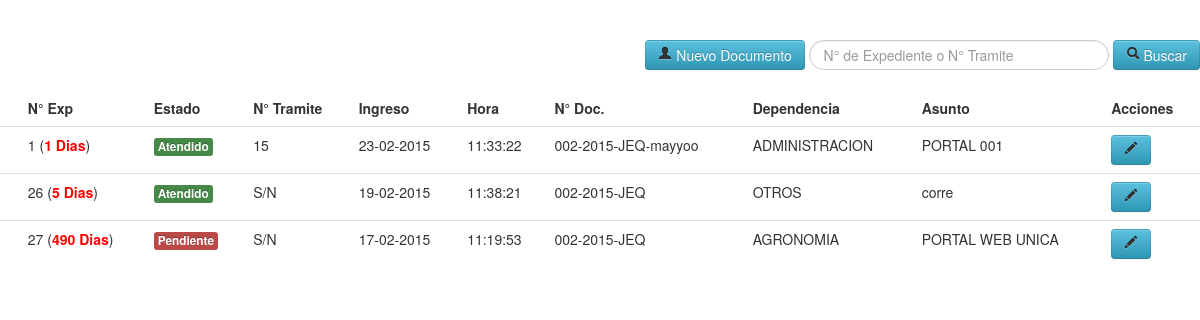
Screenshot of /admin/l_doc.php (signed in) with the database file from the repository.
### tables this page shows
CREATE TABLE IF NOT EXISTS `flujo` (
  `id` int(10) NOT NULL AUTO_INCREMENT,
  `idexpediente` varchar(10) NOT NULL,
  `tramite` varchar(20) NOT NULL,
  `fecha` varchar(10) NOT NULL,
  `hora` varchar(10) NOT NULL,
  `fechaf` varchar(10) NOT NULL,
  `horaf` varchar(10) NOT NULL,
  `tipodoc` varchar(10) NOT NULL,
  `ndoc` varchar(100) NOT NULL,
  `folios` varchar(10) NOT NULL,
  `procedencia` varchar(10) NOT NULL,
  `dependencia` varchar(10) NOT NULL,
  `asunto` varchar(100) NOT NULL,
  `descripcion` varchar(900) NOT NULL,
  `area` int(10) NOT NULL,
  `codep` varchar(10) NOT NULL,
  `estado` varchar(10) NOT NULL,
  PRIMARY KEY (`id`)
);

CREATE TABLE IF NOT EXISTS `dependencia` (
  `id` int(10) NOT NULL AUTO_INCREMENT,
  `codigo` varchar(10) NOT NULL,
  `nombre` varchar(500) NOT NULL,
  `coddepa` int(10) NOT NULL,
  PRIMARY KEY (`id`),
  KEY `id` (`id`)
);

### admin/l_doc.php (the view, shortened to what this page needs)
<?php
		$sarea=$_SESSION['area'];
		$sdep=$_SESSION['dependencia'];
?>
<!DOCTYPE html>
<html lang="en">
<head>
    <link href="../admin/css/bootstrap.css" rel="stylesheet">
    <link href="../admin/css/bootstrap-responsive.css" rel="stylesheet">
    <link href="../admin/css/docs.css" rel="stylesheet">
    <link href="../admin/js/google-code-prettify/prettify.css" rel="stylesheet">
</head>
<body data-spy="scroll" data-target=".bs-docs-sidebar">
<div align="right">
<form name="form1" method="post" action="">
	<a href="c_doc.php" class="btn btn-info"><i class="icon-user"></i> Nuevo Documento</a>
	<input type="text" name="bus" class="input-xlarge search-query" placeholder="N° de Expediente o N° Tramite">
	<button type="submit" class="btn btn-info"><i class="icon-search"></i> Buscar</button>
</form>
</div>
<table class="table table-hover" border="0">
  <thead>
  <tr>
    <td><strong></strong></td>
    <td><strong>N° Exp</strong></td>
    <td><strong>Estado</strong></td>
    <td><strong>N° Tramite</strong></td>
    <td><strong>Ingreso</strong></td>
    <td><strong>Hora</strong></td>
    <td><strong>N° Doc.</strong></td>
<td><strong>Dependencia</strong></td>
<td><strong>Asunto</strong></td>
<td><strong>Acciones</strong></td>
  </tr>
  </thead>
  <tbody>
  <?php
  	if(empty($_POST['bus'])){
		$can=mysql_query("SELECT * FROM flujo where area='$sarea' and codep='$sdep' ");
	}else{
		$buscar=$_POST['bus'];
		$can=mysql_query("SELECT * FROM flujo where area='$sarea' and codep='$sdep' and idexpediente='$buscar' or tramite='$buscar'");
	}
	while($dato=mysql_fetch_array($can)){
		if($dato['estado']=="n"){
			$estado='<span class="label label-success ">Atendido</span>';
		}else{
			$estado='<span class="label label-important">Pendiente</span>';
		}
  ?>
  <tr>
    <td></td>
    <td><?php
	$fecha_i=$dato['fecha'];
	$fechaf=$dato['fechaf'];
	$fecha_f=date("d-m-Y");
	$diast=dias_transcurridos($fecha_i,$fecha_f);
	if(!empty($fechaf))
	{
	if($diast<=1)
	{
	}
	else
	{
	if($diast<=5)
	{
		echo $dato['idexpediente']." "."("."<font color='#FF6600'>"."<strong>".dias_transcurridos($fecha_i,$fechaf) ." "."Dias"."</font>"."</strong>".")"
	;
		}
		else
		{
			echo $dato['idexpediente']." "."("."<font color='#FF0000'>"."<strong>".dias_transcurridos($fecha_i,$fechaf) ." "."Dias"."</font>"."</strong>".")"
	;
			}
	}
	}
	else
	{
		if($diast<=1)
	{
	echo $dato['idexpediente']." "."("."<font color='#0000FF'>"."<strong>".dias_transcurridos($fecha_i,$fecha_f) ." "."Dias"."</font>"."</strong>".")"
	;
	}
	else
	{
	if($diast<=5)
	{
		echo $dato['idexpediente']." "."("."<font color='#FF6600'>"."<strong>".dias_transcurridos($fecha_i,$fecha_f) ." "."Dias"."</font>"."</strong>".")"
	;
		}
		else
		{
			echo $dato['idexpediente']." "."("."<font color='#FF0000'>"."<strong>".dias_transcurridos($fecha_i,$fecha_f) ." "."Dias"."</font>"."</strong>".")"
	;
			}
	}
		}
	 ?></td>
    <td><a href="../admin/l_doc.php?estado=<?php echo $dato['id']; ?>"><?php echo $estado; ?></a></td>
    <td><?php
	echo $dato['tramite']; ?></td>
    <td><?php echo  $dato['fecha']; ?></td>
     <td><?php echo  $dato['hora']; ?></td>
    <td><?php
	echo $dato['ndoc']; ?></td>
    <td><?php
	$dep=$dato['dependencia'];
	$sql="select * from dependencia where codigo='$dep'";
$query=mysql_query($sql);
$fila=mysql_fetch_array($query);
	 echo  $fila['nombre']; ?></td>
    <td><?php echo  $dato['asunto']; ?></td>
    <td><a href="c_doc.php?id=<?php echo $dato['id']; ?>" title="Editar Documento" class="btn btn-info"><i class="icon-pencil"></i></a></td>
  </tr>
  <?php } ?>
  </tbody>
</table>
<?php
		function dias_transcurridos($fechai,$fechaf)
	{
	$dias	= (strtotime($fechai)-strtotime($fechaf))/86400;
	$dias 	= abs($dias); $dias = floor($dias);
	return $dias;
	}
	?>
</body>
</html>

### admin/css/docs.css (style rules this page uses)
body { position: relative; padding-top: 40px; }

### rows the page displays
flujo: idexpediente "1", fecha "1", estado "Atendido", tramite "15", fecha "23-02-2015", hora "11:33:22", ndoc "002-2015-JEQ-mayyoo", dependencia.nombre "ADMINISTRACION", asunto "PORTAL 001"
flujo: idexpediente "26", fecha "5", estado "Atendido", tramite "S/N", fecha "19-02-2015", hora "11:38:21", ndoc "002-2015-JEQ", dependencia.nombre "OTROS", asunto "corre"
flujo: idexpediente "27", fecha "490", estado "Pendiente", tramite "S/N", fecha "17-02-2015", hora "11:19:53", ndoc "002-2015-JEQ", dependencia.nombre "AGRONOMIA", asunto "PORTAL WEB UNICA"
